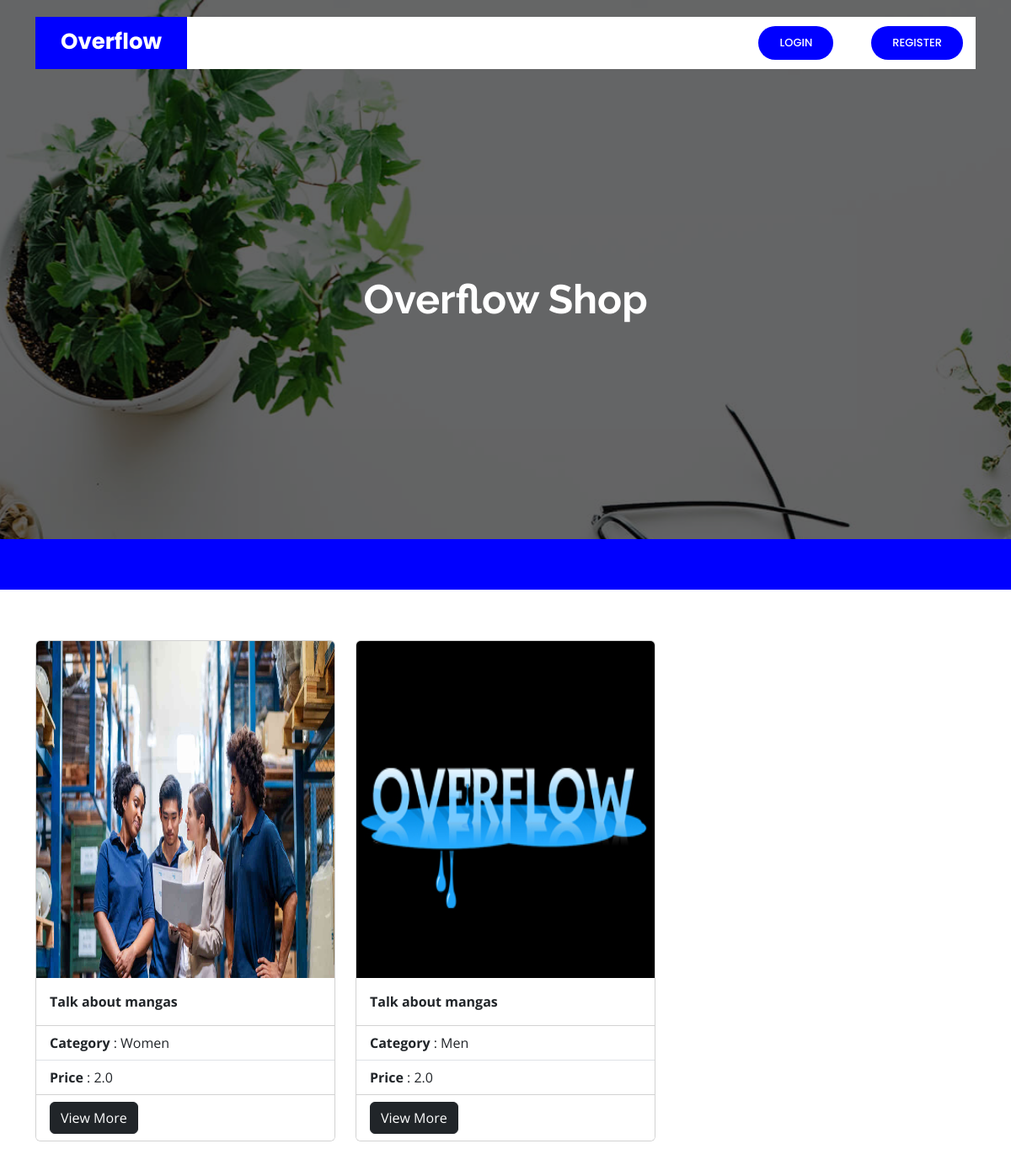
The page / on the database its author committed.
### core/models.py (models this page shows, shortened)
class Product(models.Model):
    name = models.CharField(max_length=100)
    category = models.ForeignKey('Category', on_delete=models.CASCADE)
    desc = models.TextField()
    price = models.FloatField(default=0.0)
    product_available_count = models.IntegerField(default=0)
    img = models.ImageField(upload_to = 'images/')

class Category(models.Model):
    category_name = models.CharField(max_length=200)

### core/views.py (the view)
# urls.py: path('',views.index,name='index'),
def index(request):
    products = Product.objects.all()
    return render(request,'core/index.html',{'products':products})

### templates/core/index.html (shortened to what this page needs)
<!DOCTYPE html>
{% load static %}
{% load cart_template_tag %}
<html lang="en">
<head>
  <link href="{% static 'vendor/aos/aos.css' %}" rel="stylesheet">
  <link href="{% static 'vendor/bootstrap/css/bootstrap.min.css' %}" rel="stylesheet">
  <link href="{% static 'assets/vendor/bootstrap-icons/bootstrap-icons.css' %}" rel="stylesheet">
  <link href="{% static 'vendor/boxicons/css/boxicons.min.css' %}" rel="stylesheet">
  <link href="{% static 'assets/vendor/glightbox/css/glightbox.min.css' %}" rel="stylesheet">
  <link href="{% static 'vendor/remixicon/remixicon.css' %}" rel="stylesheet">
  <link href="{% static 'vendor/swiper/swiper-bundle.min.css' %}" rel="stylesheet">
  <link href="{% static 'css/style.css' %}" rel="stylesheet">
</head>
<body>
  <header id="header" class="fixed-top d-flex align-items-center">
    <div class="container">
      <div class="header-container d-flex align-items-center justify-content-between">
        <div class="logo">
          <h1 class="text-light"><a href="index.html"><span>Overflow</span></a></h1>
        </div>
        <nav id="navbar" class="navbar">
          <ul>
            {% if user.is_authenticated %}
            <li><a class="nav-link scrollto active" href="{% url 'index' %}">Home</a></li>
            <li><a class="nav-link scrollto active" href="{% url 'orderlist' %}">Cart &nbsp;&nbsp;
             <div style="color: red;">{{request.user | cart_item_count}}
             </div>
            </a></li>
            {% if user.is_superuser %}
            <li><a class="nav-link scrollto active" href="{% url 'add_product' %}">Add Product</a></li>
            {% endif %}
            <li><a class="getstarted scrollto" href="{% url 'user_logout' %}">Logout</a></li>
            {% else %}
            <li><a class="getstarted scrollto" href="{% url 'user_login' %}">Login</a></li>
            <li><a class="getstarted scrollto" href="{% url 'user_register' %}">Register</a></li>
            {% endif %}
          </ul>
        </nav>
      </div>
    </div>
  </header>
  <section id="hero" class="d-flex align-items-center">
    <div class="container text-center position-relative" data-aos="fade-in" data-aos-delay="200">
      <h1> Overflow Shop</h1>
    </div>
  </section>
  <main id="main">
     <section id="counts" class="counts">
    </section>
    <section id="about" class="why-us">
      <div class="container">
        <div class="row">
        <div class="container">
          <div class="row row-col-1 row-cols-md-3 g-4" >
            {% for product in products %}
          <div class="col">
            <div class="card">
              <img src="{{product.img.url}}" class="card-img-top"  height="400px" alt="..."/>
              <div class="card-body">
                <strong class="card-title">{{product.name}}</strong>
              </div>
              <ul class="list-group list-group-flush">
                <li class="list-group-item"><b>Category</b> : {{product.category.category_name}}</li>
                <li class="list-group-item"><b>Price</b>    : {{product.price}}</li>
              </ul>
            <div class="card-footer" style="background-color: white;">
                <a href="{% url 'product_desc' product.pk %}" class="btn btn-dark">View More</a>
            </div>
          </div>
        </div>
        {% endfor %}
      </div>
</body>
</html>

### static/css/style.css (style rules this page uses)
body { font-family: "Open Sans", sans-serif; color: #444444; }
a { color: blue; text-decoration: none; }
h1, h2, h3, h4, h5, h6 { font-family: "Raleway", sans-serif; }
#header { transition: all 0.5s; z-index: 997; transition: all 0.5s; top: 20px; }
#header .header-container { background: #fff; }
#header .logo { overflow: hidden; padding: 16px 30px 12px 30px; background: blue; }
#header .logo h1 { font-size: 26px; padding: 0; line-height: 1; font-weight: 700; font-family: "Poppins", sans-serif; }
#header .logo h1 a, #header .logo h1 a:hover { color: #fff; text-decoration: none; }
.navbar { padding: 0; }
.navbar ul { margin: 0; padding: 0; display: flex; list-style: none; align-items: center; }
.navbar li { position: relative; }
.navbar a, .navbar a:focus { display: flex; align-items: center; justify-content: space-between; padding: 10px 0 10px 30px; color: #36343a; transition: 0.3s; font-size: 13px; font-weight: 500; text-transform: uppercase; font-family: "Poppins", sans-serif; white-space: nowrap; transition: 0.3s; }
.navbar .getstarted, .navbar .getstarted:focus { background: blue; padding: 10px 25px; margin-left: 30px; margin-right: 15px; border-radius: 50px; color: #fff; }
#hero { width: 100%; height: 80vh; background: url("../img/hero-bg.jpg") center center; background-size: cover; position: relative; }
#hero .container { padding-top: 80px; }
#hero:before { content: ""; background: rgba(0, 0, 0, 0.6); position: absolute; bottom: 0; top: 0; left: 0; right: 0; }
#hero h1 { margin: 0 0 10px 0; font-size: 48px; font-weight: 700; line-height: 56px; color: #fff; }
@media (min-width: 1024px) { #hero { background-attachment: fixed; } }
section { padding: 60px 0; overflow: hidden; }
.counts { background: blue; padding: 40px 0 20px 0; color: #fff; }

### rows shown on the page
Product: img (picture), name "Talk about mangas", category.category_name "Women", price "2.0"
Product: img (picture), name "Talk about mangas", category.category_name "Men", price "2.0"
